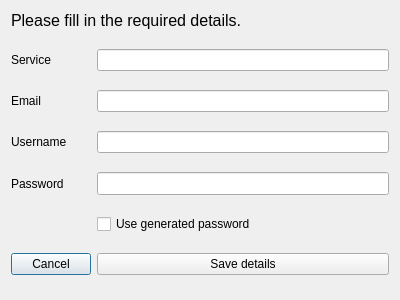
<?xml version="1.0" encoding="UTF-8"?>
<ui version="4.0">
 <class>addAccountDial</class>
 <widget class="QDialog" name="addAccountDial">
  <property name="geometry">
   <rect>
    <x>0</x>
    <y>0</y>
    <width>400</width>
    <height>300</height>
   </rect>
  </property>
  <property name="windowTitle">
   <string>Dialog</string>
  </property>
  <layout class="QVBoxLayout" name="verticalLayout">
   <item>
    <widget class="QLabel" name="label">
     <property name="sizePolicy">
      <sizepolicy hsizetype="Preferred" vsizetype="Fixed">
       <horstretch>0</horstretch>
       <verstretch>0</verstretch>
      </sizepolicy>
     </property>
     <property name="font">
      <font>
       <pointsize>12</pointsize>
      </font>
     </property>
     <property name="text">
      <string>Please fill in the required details.</string>
     </property>
    </widget>
   </item>
   <item>
    <layout class="QFormLayout" name="formLayout">
     <item row="0" column="0">
      <widget class="QLabel" name="serviceLabel">
       <property name="text">
        <string>Service</string>
       </property>
      </widget>
     </item>
     <item row="0" column="1">
      <widget class="QLineEdit" name="serviceLineEdit"/>
     </item>
     <item row="1" column="0">
      <widget class="QLabel" name="emailLabel">
       <property name="text">
        <string>Email</string>
       </property>
      </widget>
     </item>
     <item row="1" column="1">
      <widget class="QLineEdit" name="emailLineEdit"/>
     </item>
     <item row="2" column="0">
      <widget class="QLabel" name="usernameLabel">
       <property name="text">
        <string>Username</string>
       </property>
      </widget>
     </item>
     <item row="2" column="1">
      <widget class="QLineEdit" name="usernameLineEdit"/>
     </item>
     <item row="5" column="0">
      <widget class="QLabel" name="passwordLabel">
       <property name="text">
        <string>Password</string>
       </property>
      </widget>
     </item>
     <item row="5" column="1">
      <widget class="QLineEdit" name="passwordLineEdit">
       <property name="font">
        <font>
         <family>Bitstream Charter</family>
        </font>
       </property>
       <property name="echoMode">
        <enum>QLineEdit::Password</enum>
       </property>
       <property name="readOnly">
        <bool>false</bool>
       </property>
      </widget>
     </item>
     <item row="8" column="0">
      <widget class="QPushButton" name="cancelButton">
       <property name="sizePolicy">
        <sizepolicy hsizetype="Expanding" vsizetype="Expanding">
         <horstretch>0</horstretch>
         <verstretch>0</verstretch>
        </sizepolicy>
       </property>
       <property name="text">
        <string>Cancel</string>
       </property>
      </widget>
     </item>
     <item row="8" column="1">
      <widget class="QPushButton" name="saveButton">
       <property name="sizePolicy">
        <sizepolicy hsizetype="Expanding" vsizetype="Fixed">
         <horstretch>0</horstretch>
         <verstretch>0</verstretch>
        </sizepolicy>
       </property>
       <property name="text">
        <string>Save details</string>
       </property>
      </widget>
     </item>
     <item row="6" column="1">
      <widget class="QCheckBox" name="checkBox">
       <property name="text">
        <string>Use generated password</string>
       </property>
      </widget>
     </item>
    </layout>
   </item>
  </layout>
 </widget>
 <tabstops>
  <tabstop>serviceLineEdit</tabstop>
  <tabstop>emailLineEdit</tabstop>
  <tabstop>usernameLineEdit</tabstop>
  <tabstop>passwordLineEdit</tabstop>
  <tabstop>saveButton</tabstop>
  <tabstop>cancelButton</tabstop>
 </tabstops>
 <resources/>
 <connections>
  <connection>
   <sender>cancelButton</sender>
   <signal>clicked()</signal>
   <receiver>addAccountDial</receiver>
   <slot>close()</slot>
   <hints>
    <hint type="sourcelabel">
     <x>29</x>
     <y>161</y>
    </hint>
    <hint type="destinationlabel">
     <x>85</x>
     <y>209</y>
    </hint>
   </hints>
  </connection>
 </connections>
</ui>
